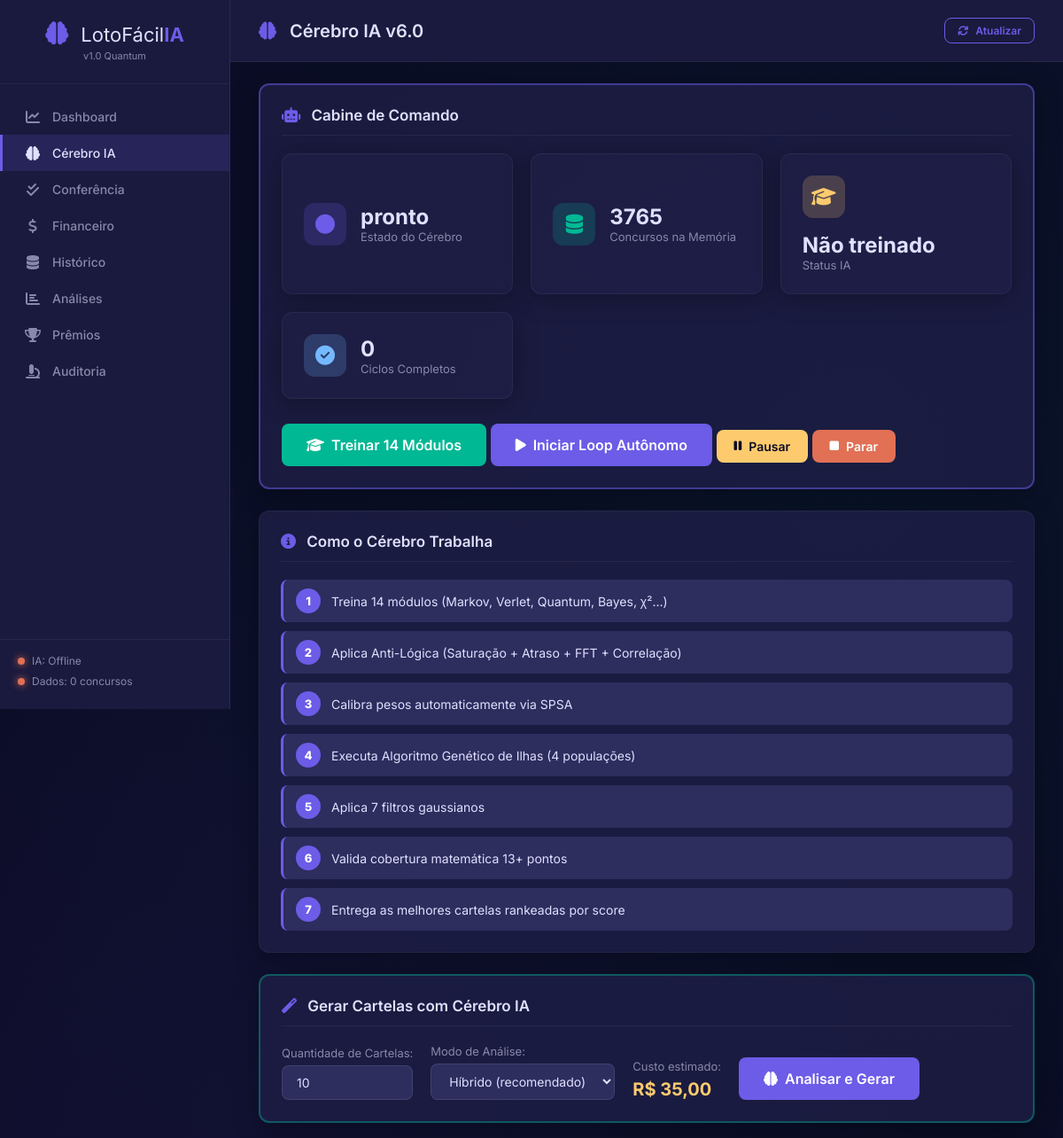
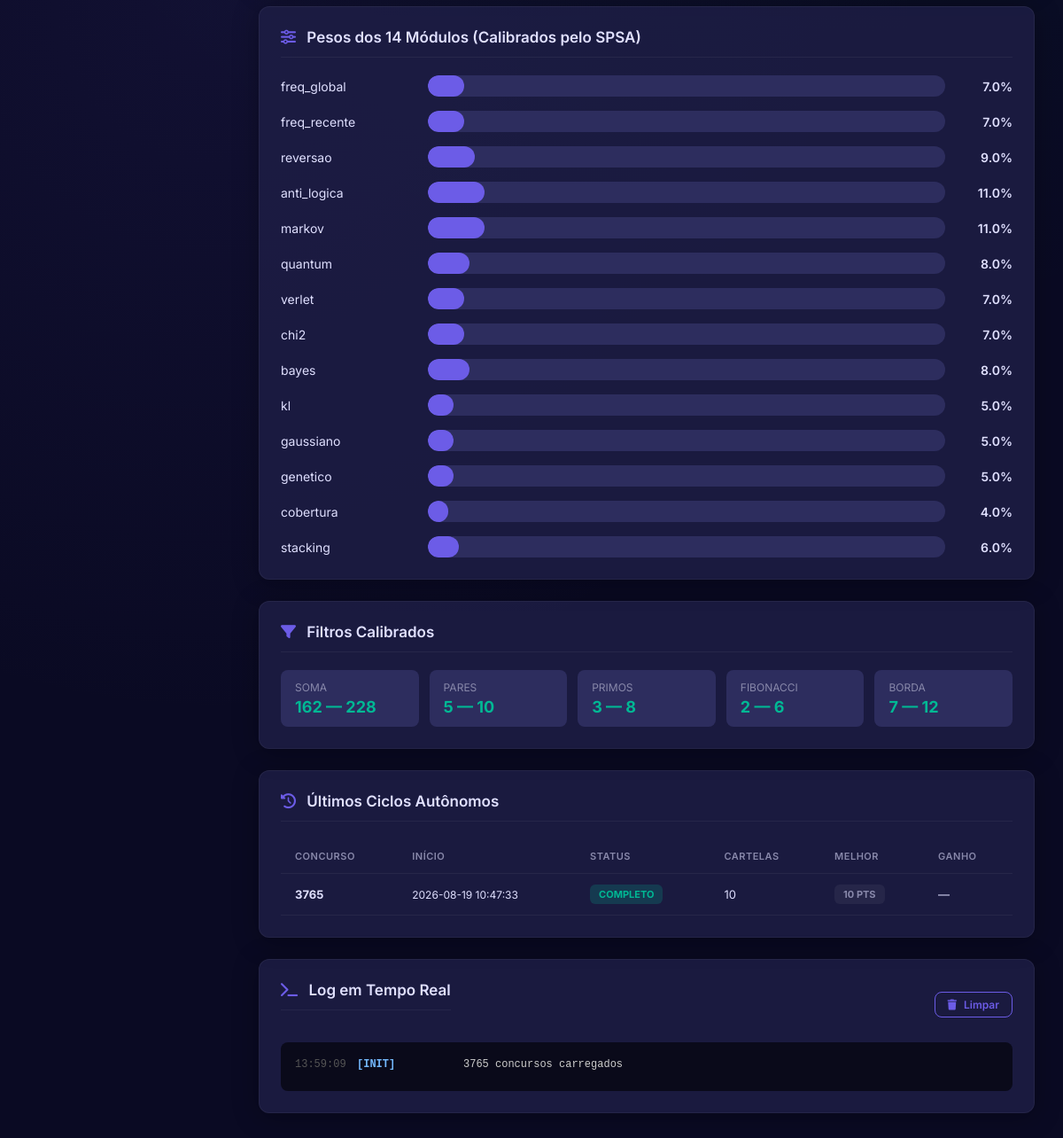
The page /cerebro on the database its author committed (2 pictures, top to bottom).
### tables this page shows
CREATE TABLE desempenho_modulos (
                id          INTEGER PRIMARY KEY AUTOINCREMENT,
                concurso    INTEGER,
                timestamp   TEXT,
                modulo      TEXT,
                correlacao  REAL,
                peso_antes  REAL,
                peso_depois REAL
            );

CREATE TABLE historico_ciclos (
                id               INTEGER PRIMARY KEY AUTOINCREMENT,
                concurso         INTEGER,
                timestamp_inicio TEXT,
                timestamp_fim    TEXT,
                status           TEXT,
                n_cartelas       INTEGER DEFAULT 0,
                melhor_acertos   INTEGER DEFAULT 0,
                media_acertos    REAL DEFAULT 0,
                total_ganho      REAL DEFAULT 0,
                pesos_antes      TEXT,
                pesos_depois     TEXT,
                log_ciclo        TEXT,
                erro_medio       REAL DEFAULT 0
            );

### app.py (the view, shortened to what this page needs)
@app.route("/cerebro", methods=["GET", "POST"])
def cerebro_page():
    cartelas = []
    msg      = ""
    metricas = {}
    status    = cerebro.get_status()
    historico = cerebro.get_historico_ciclos(10)
    modulos   = cerebro.get_desempenho_modulos()
    erros     = cerebro.get_memoria_erros()
    return render_template(
        "cerebro.html",
        status    = status,
        historico = historico,
        modulos   = modulos,
        erros     = erros,
        cartelas  = cartelas,
        msg       = msg,
        metricas  = metricas,
    )

### core/cerebro_ia.py (called while the page is built)
    def get_historico_ciclos(self, limit: int = 20) -> List[Dict]:
        try:
            conn   = self.db.get_conn()
            cursor = conn.cursor()
            cursor.execute("SELECT * FROM historico_ciclos ORDER BY id DESC LIMIT ?", (limit,))
            rows = cursor.fetchall()
            conn.close()
            return [dict(r) for r in rows]
        except Exception: return []

    def get_memoria_erros(self) -> List[Dict]:
        try:
            conn   = self.db.get_conn()
            cursor = conn.cursor()
            cursor.execute("""
                SELECT modulo, AVG(erro) as erro_medio,
                       COUNT(*) as ocorrencias, AVG(impacto) as impacto_medio
                FROM memoria_erros GROUP BY modulo ORDER BY erro_medio DESC
            """)
            rows = cursor.fetchall()
            conn.close()
            return [dict(r) for r in rows]
        except Exception: return []

    def get_desempenho_modulos(self) -> List[Dict]:
        try:
            conn   = self.db.get_conn()
            cursor = conn.cursor()
            cursor.execute("""
                SELECT modulo, AVG(correlacao) as corr_media,
                       AVG(peso_depois) as peso_atual, COUNT(*) as n_ciclos
                FROM desempenho_modulos GROUP BY modulo ORDER BY corr_media DESC
            """)
            rows = cursor.fetchall()
            conn.close()
            return [dict(r) for r in rows]
        except Exception: return []

### database/db_manager.py (called while the page is built)
    def get_conn(self):
        conn = sqlite3.connect(self.db_path)
        conn.row_factory = sqlite3.Row
        return conn

### templates/cerebro.html (shortened to what this page needs)
{% extends "base.html" %}
{% block page_title %}
    <i class="fas fa-brain"></i> Cérebro IA v6.0
{% endblock %}
{% block content %}
<div class="section" style="border:2px solid rgba(108,92,231,0.5);">
    <h2><i class="fas fa-robot"></i> Cabine de Comando</h2>
    <div class="cards-grid">
        <div class="card card-primary">
            <div class="card-icon">
                <i class="fas fa-circle" id="ico-estado"></i>
            </div>
            <div class="card-info">
                <h3 id="txt-estado">{{ status.estado }}</h3>
                <p>Estado do Cérebro</p>
            </div>
        </div>
        <div class="card card-success">
            <div class="card-icon"><i class="fas fa-database"></i></div>
            <div class="card-info">
                <h3>{{ status.total_concursos }}</h3>
                <p>Concursos na Memória</p>
            </div>
        </div>
        <div class="card {% if status.treinado %}card-success
                          {% else %}card-warning{% endif %}">
            <div class="card-icon"><i class="fas fa-graduation-cap"></i></div>
            <div class="card-info">
                <h3>
                    {% if status.treinado %}Treinado
                    {% else %}Não treinado{% endif %}
                </h3>
                <p>Status IA</p>
            </div>
        </div>
        <div class="card card-info">
            <div class="card-icon"><i class="fas fa-check-circle"></i></div>
            <div class="card-info">
                <h3>{{ status.ciclo.ciclos_ok }}</h3>
                <p>Ciclos Completos</p>
            </div>
        </div>
    </div>
    <div class="ciclo-controles" style="margin-top:20px;">
        <button id="btn-treinar" class="btn btn-success btn-lg">
            <i class="fas fa-graduation-cap"></i> Treinar 14 Módulos
        </button>
        <button id="btn-iniciar-loop" class="btn btn-primary btn-lg">
            <i class="fas fa-play"></i> Iniciar Loop Autônomo
        </button>
        <button id="btn-pausar" class="btn btn-warning">
            <i class="fas fa-pause"></i> Pausar
        </button>
        <button id="btn-parar" class="btn btn-danger">
            <i class="fas fa-stop"></i> Parar
        </button>
    </div>
</div>
<div class="section">
    <h2><i class="fas fa-info-circle"></i> Como o Cérebro Trabalha</h2>
    <div class="pipeline-info">
        <div class="pipeline-step">
            <span class="ps-num">1</span>
            <span class="ps-txt">
                Treina 14 módulos (Markov, Verlet, Quantum, Bayes, χ²...)
            </span>
        </div>
        <div class="pipeline-step">
            <span class="ps-num">2</span>
            <span class="ps-txt">
                Aplica Anti-Lógica (Saturação + Atraso + FFT + Correlação)
            </span>
        </div>
        <div class="pipeline-step">
            <span class="ps-num">3</span>
            <span class="ps-txt">Calibra pesos automaticamente via SPSA</span>
        </div>
        <div class="pipeline-step">
            <span class="ps-num">4</span>
            <span class="ps-txt">
                Executa Algoritmo Genético de Ilhas (4 populações)
            </span>
        </div>
        <div class="pipeline-step">
            <span class="ps-num">5</span>
            <span class="ps-txt">Aplica 7 filtros gaussianos</span>
        </div>
        <div class="pipeline-step">
            <span class="ps-num">6</span>
            <span class="ps-txt">Valida cobertura matemática 13+ pontos</span>
        </div>
        <div class="pipeline-step">
            <span class="ps-num">7</span>
            <span class="ps-txt">
                Entrega as melhores cartelas rankeadas por score
            </span>
        </div>
    </div>
</div>
<div class="section" style="border:2px solid rgba(0,184,148,0.4);">
    <h2><i class="fas fa-magic"></i> Gerar Cartelas com Cérebro IA</h2>
    <form method="POST" class="form-gerar">
        <div class="form-group">
            <label for="n_cartelas">Quantidade de Cartelas:</label>
            <input type="number" name="n_cartelas" id="n_cartelas"
                   value="10" min="1" max="50" class="form-control">
        </div>
        <div class="form-group">
            <label for="modo">Modo de Análise:</label>
            <select name="modo" id="modo" class="form-control"
                    style="max-width:220px;">
                <option value="hibrido">Híbrido (recomendado)</option>
            </select>
        </div>
        <div class="form-group">
            <label>Custo estimado:</label>
            <span id="custo-estimado" class="valor-destaque">R$ 35,00</span>
        </div>
        <button type="submit" class="btn btn-primary btn-lg">
            <i class="fas fa-brain"></i> Analisar e Gerar
        </button>
    </form>
</div>
<div class="section">
    <h2><i class="fas fa-sliders-h"></i>
        Pesos dos 14 Módulos (Calibrados pelo SPSA)
    </h2>
    <div class="pesos-grid">
        {% for nome, peso in status.pesos_modulos.items() %}
        <div class="peso-item">
            <label>{{ nome }}</label>
            <div class="peso-bar">
                <div class="peso-fill"
                     data-width="{{ (peso * 100)|round|int }}">
                </div>
            </div>
            <span>{{ "%.1f"|format(peso * 100) }}%</span>
        </div>
        {% endfor %}
    </div>
</div>
<div class="section">
    <h2><i class="fas fa-filter"></i> Filtros Calibrados</h2>
    <div class="filtros-grid">
        {% for nome, vals in status.filtros.items() %}
        <div class="filtro-item">
            <span class="filtro-nome">{{ nome }}</span>
            <span class="filtro-val">
                {{ vals[0] }} — {{ vals[1] }}
            </span>
        </div>
        {% endfor %}
    </div>
</div>
{% if historico %}
<div class="section">
    <h2><i class="fas fa-history"></i> Últimos Ciclos Autônomos</h2>
    <div class="table-container">
        <table class="table">
            <thead>
                <tr>
                    <th>Concurso</th>
                    <th>Início</th>
                    <th>Status</th>
                    <th>Cartelas</th>
                    <th>Melhor</th>
                    <th>Ganho</th>
                </tr>
            </thead>
            <tbody>
                {% for h in historico %}
                <tr>
                    <td><strong>{{ h.concurso }}</strong></td>
                    <td style="font-size:12px;">
                        {{ h.timestamp_inicio }}
                    </td>
                    <td>
                        <span class="badge
                            {% if h.status == 'completo' %}badge-success
                            {% elif h.status == 'em_andamento' %}badge-warning
                            {% else %}badge-danger{% endif %}">
                            {{ h.status }}
                        </span>
                    </td>
                    <td>{{ h.n_cartelas }}</td>
                    <td>
                        <span class="badge
                            {% if h.melhor_acertos >= 13 %}badge-success
                            {% elif h.melhor_acertos >= 11 %}badge-warning
                            {% else %}badge-sem_premio{% endif %}">
                            {{ h.melhor_acertos }} pts
                        </span>
                    </td>
                    <td>
                        {% if h.total_ganho > 0 %}
                        <span class="valor positivo">
                            R$ {{ "%.2f"|format(h.total_ganho) }}
                        </span>
                        {% else %}—{% endif %}
                    </td>
                </tr>
                {% endfor %}
            </tbody>
        </table>
    </div>
</div>
{% endif %}
<div class="section">
    <div class="section-header">
        <h2><i class="fas fa-terminal"></i> Log em Tempo Real</h2>
        <button id="btn-limpar-log" class="btn btn-sm btn-outline">
            <i class="fas fa-trash"></i> Limpar
        </button>
    </div>
    <div id="log-cerebro" class="log-terminal">
        {% for l in status.log_recente %}
        <div class="log-linha">
            <span class="log-ts">{{ l.ts }}</span>
            <span class="log-tipo tipo-{{ l.tipo }}">
                [{{ l.tipo }}]
            </span>
            <span class="log-msg">{{ l.msg }}</span>
        </div>
        {% endfor %}
    </div>
</div>
{% endblock %}

### templates/base.html (shortened to what this page needs)
<!DOCTYPE html>
<html lang="pt-br">
<head>
    <link rel="stylesheet" href="{{ url_for('static', filename='css/style.css') }}">
    <link href="https://cdnjs.cloudflare.com/ajax/libs/font-awesome/6.4.0/css/all.min.css" rel="stylesheet">
</head>
<body>
    <nav class="sidebar">
        <div class="sidebar-header">
            <div class="logo">
                <i class="fas fa-brain"></i>
                <span>LotoFácil<strong>IA</strong></span>
            </div>
            <small class="version">v1.0 Quantum</small>
        </div>
    <ul class="nav-menu">
    <li>
        <a href="/"
           class="{% if request.path == '/' %}active{% endif %}">
            <i class="fas fa-chart-line"></i> Dashboard
        </a>
    </li>
    <li>
        <a href="/cerebro"
           class="{% if request.path == '/cerebro' or request.path == '/gerar' %}active{% endif %}">
            <i class="fas fa-brain"></i> Cérebro IA
        </a>
    </li>
    <li>
        <a href="/conferencia"
           class="{% if request.path == '/conferencia' %}active{% endif %}">
            <i class="fas fa-check-double"></i> Conferência
        </a>
    </li>
    <li>
        <a href="/financeiro_page"
           class="{% if request.path == '/financeiro_page' %}active{% endif %}">
            <i class="fas fa-dollar-sign"></i> Financeiro
        </a>
    </li>
    <li>
        <a href="/historico"
           class="{% if request.path == '/historico' %}active{% endif %}">
            <i class="fas fa-database"></i> Histórico
        </a>
    </li>
    <li>
        <a href="/analise"
           class="{% if request.path == '/analise' %}active{% endif %}">
            <i class="fas fa-chart-bar"></i> Análises
        </a>
    </li>
    <li>
        <a href="/premios"
           class="{% if request.path == '/premios' %}active{% endif %}">
            <i class="fas fa-trophy"></i> Prêmios
        </a>
    </li>
    <li>
        <a href="/ia_auditoria"
           class="{% if request.path == '/ia_auditoria' %}active{% endif %}">
            <i class="fas fa-microscope"></i> Auditoria
        </a>
    </li>
</ul>
        <div class="sidebar-footer">
            <div class="status-indicator">
                <span class="dot {% if status and status.ia_treinada %}green{% else %}red{% endif %}"></span>
                IA: {% if status and status.ia_treinada %}Online{% else %}Offline{% endif %}
            </div>
            <div class="status-indicator">
                <span class="dot {% if status and status.dados_carregados %}green{% else %}red{% endif %}"></span>
                Dados: {% if status and status.ultimo_concurso %}{{ status.ultimo_concurso }}{% else %}0{% endif %} concursos
            </div>
        </div>
    </nav>
    <main class="main-content">
        <header class="topbar">
            <h1>{% block page_title %}Dashboard{% endblock %}</h1>
            <div class="topbar-actions">
                <button onclick="atualizarStatus()" class="btn btn-sm btn-outline">
                    <i class="fas fa-sync"></i> Atualizar
                </button>
            </div>
        </header>
        <div class="content">
            {% block content %}{% endblock %}
        </div>
    </main>
</body>
</html>

### rows shown on the page
desempenho_modulos: modulo "freq_global", {{ (peso * 100)|round|int }} 7 (drawn), peso "7.0"
desempenho_modulos: modulo "freq_recente", {{ (peso * 100)|round|int }} 7 (drawn), peso "7.0"
desempenho_modulos: modulo "reversao", {{ (peso * 100)|round|int }} 9 (drawn), peso "9.0"
desempenho_modulos: modulo "anti_logica", {{ (peso * 100)|round|int }} 11 (drawn), peso "11.0"
desempenho_modulos: modulo "quantum", {{ (peso * 100)|round|int }} 8 (drawn), peso "8.0"
desempenho_modulos: modulo "chi2", {{ (peso * 100)|round|int }} 7 (drawn), peso "7.0"
desempenho_modulos: modulo "bayes", {{ (peso * 100)|round|int }} 8 (drawn), peso "8.0"
desempenho_modulos: modulo "genetico", {{ (peso * 100)|round|int }} 5 (drawn), peso "5.0"
desempenho_modulos: modulo "cobertura", {{ (peso * 100)|round|int }} 4 (drawn), peso "4.0"
desempenho_modulos: modulo "stacking", {{ (peso * 100)|round|int }} 6 (drawn), peso "6.0"
historico_ciclos: concurso "3765", timestamp_inicio "2026-08-19 10:47:33", status "COMPLETO", n_cartelas "10", melhor_acertos "10"

### other values the page prints
{{ status.estado }} "pronto"
{{ status.total_concursos }} "3765"
{{ status.ciclo.ciclos_ok }} "0"
{{ nome }} "markov" "verlet" "kl" "gaussiano"
{{ "%.1f"|format(peso * 100) }} "11.0" "7.0" "5.0" "5.0"
{{ nome }} "SOMA" "PARES" "PRIMOS" "FIBONACCI" "BORDA"
{{ vals[0] }} "162" "5" "3" "2" "7"
{{ vals[1] }} "228" "10" "8" "6" "12"
{{ l.ts }} "13:59:09"
{{ l.tipo }} "INIT"
{{ l.msg }} "3765 concursos carregados"
